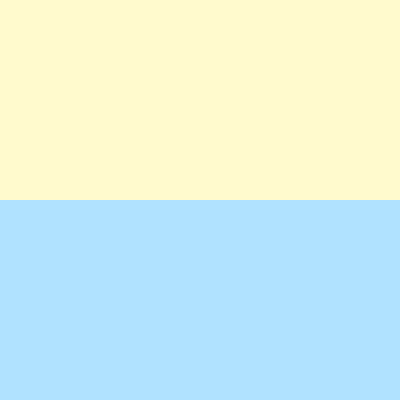
Frame 1 (no input)
Frame 60 (the mouse pressed at the canvas centre just before this capture): identical to frame 1, image omitted
Frame 120 (the mouse held since frame 60 and released just before this capture): identical to frame 1, image omitted

The Processing sketch that drew this single still picture (run headless with seeded random() and noise(); from frame 60 on, the mouse is pressed at the canvas centre):

// Processing sketch: processing_186093
// ── processing_186093.pde

void setup(){
  size(400,400);
  noStroke();
  smooth();
  frameRate(100);
  backGround();
}

void draw(){
}

void backGround(){
  fill(255,250,205);
  rect(0,0,400,200);
  fill(176,226,255);
  rect(0,200,400,200);
}


void mouseDragged(){
  if((mouseX>200)&&(mouseY<200)){
    for(int x=0;x<410;x=x+10){
      for(int y=200;y<410;y=y+10){
        float a=random(255);
        fill(0,a,255);
         ellipse(y,x,20,20);
      }
    }
  }
}


void mouseMoved(){
  if((mouseX<400)&&(mouseY<200)){
    fill(0);
    ellipse(mouseX,100,100,100);
    backGround();
  }
}
  
